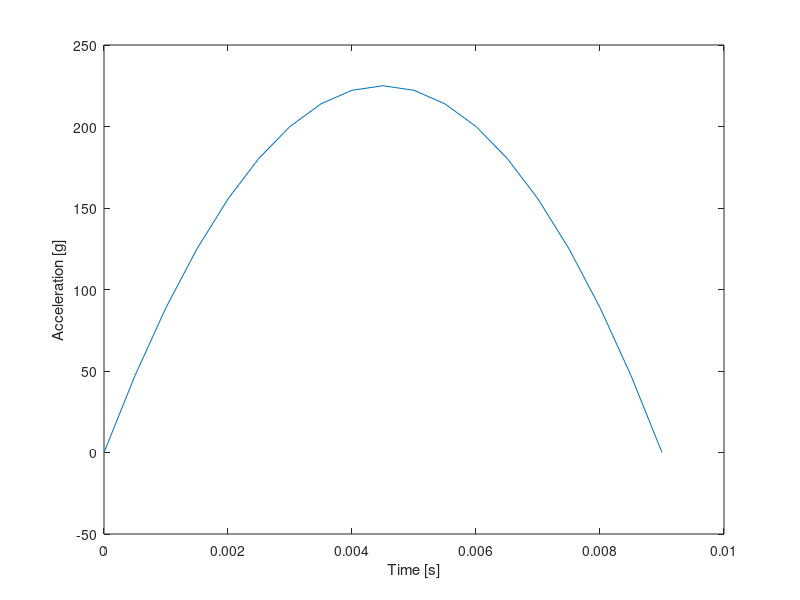
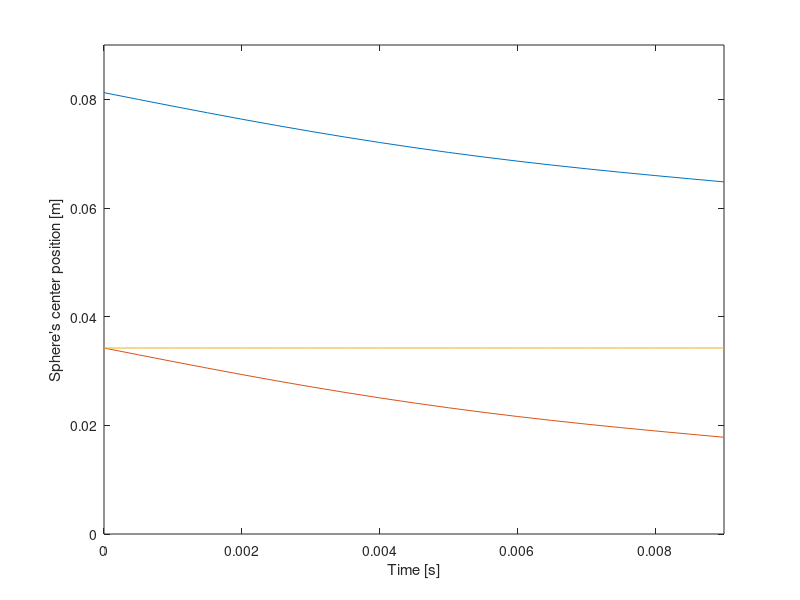

Here is the MATLAB script that generated these plots, in order:
a = -225/((4.5e-3)^2);
b = -(9e-3)*a;
acceleration = @(t) a*t.^2 +b*t;
t = (0:0.5:9)*1e-3;
figure(1)
plot(t,acceleration(t))
xlabel('Time [s]')
ylabel('Acceleration [g]');

figure(2)
clf
v0 = -2.5;
radii = (94/2) * 1e-3;
heightBrick = 34.23 * 1e-3;
sphereCenter = radii + heightBrick;
position = @(t,v0, x0) a/12*t.^4 + b/6*t.^3 + v0*t + x0;
plot(t,position(t, v0, sphereCenter));
xlabel('Time [s]')
ylabel('Sphere''s center position [m]');
hold on
plot(t,position(t, v0, sphereCenter)-radii);

% Minimum height brick 34.23/2*1e-3
top = @(t) t*0 + heightBrick;
plot(t,top(t));
axis([0 9e-3 0 0.09])
